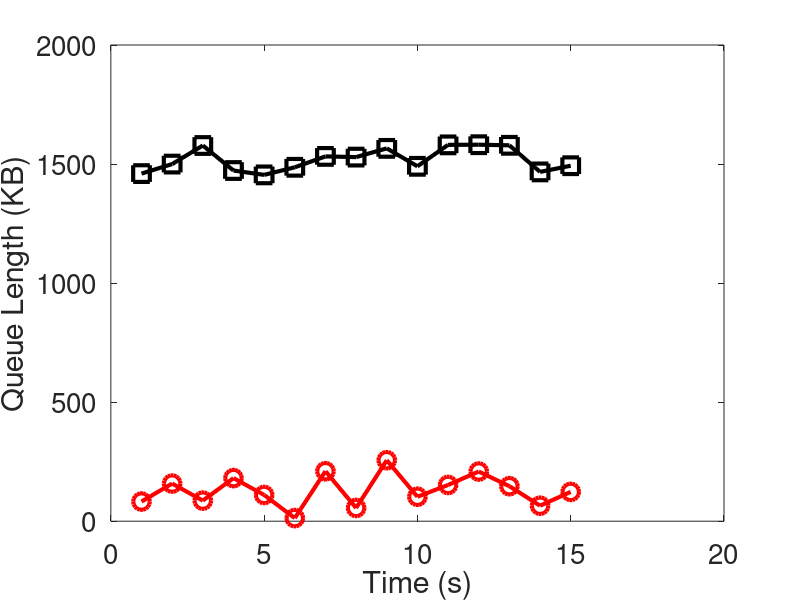

MATLAB code for this plot: (Note: this script raises an error after producing the figure.)
clear
clc

x=[
1
2
3
4
5
6
7
8
9
10
11
12
13
14
15
];

p5_q=[
82576 
158080 
86528 
180960 
110240 
13104 
209872
55744 
256048
102752 
152256 
208624 
147056 
65104 
123136
];

p6_q=[
1459952 
1499888
1577888 
1472848 
1454544 
1486368 
1532128 
1529216 
1565824 
1490528
1580592 
1581216 
1578720
1467024
1493024
]

figure(1);
width=900;
height=480;
left=100;
bottem=0;

plot(x,p5_q/1000,'-ro','LineWidth',3,...
    'MarkerSize',12);
hold on;
plot(x,p6_q/1000,'-ks','LineWidth',3,...
    'MarkerSize',12);
hold on;

xlabel('Time (s)','FontSize', 20)
ylabel('Queue Length (KB)','FontSize', 20);
set(gca, 'FontSize', 20); % set font size of tick labels
h=legend('P5 (TCP Traffic)','P6 (UDP Traffic)',20,'Location', 'West');
set(h,'FontSize',20,'LineWidth',1,'Box','off');
%axis([40,90,0,11000]);
grid on;
hold off;